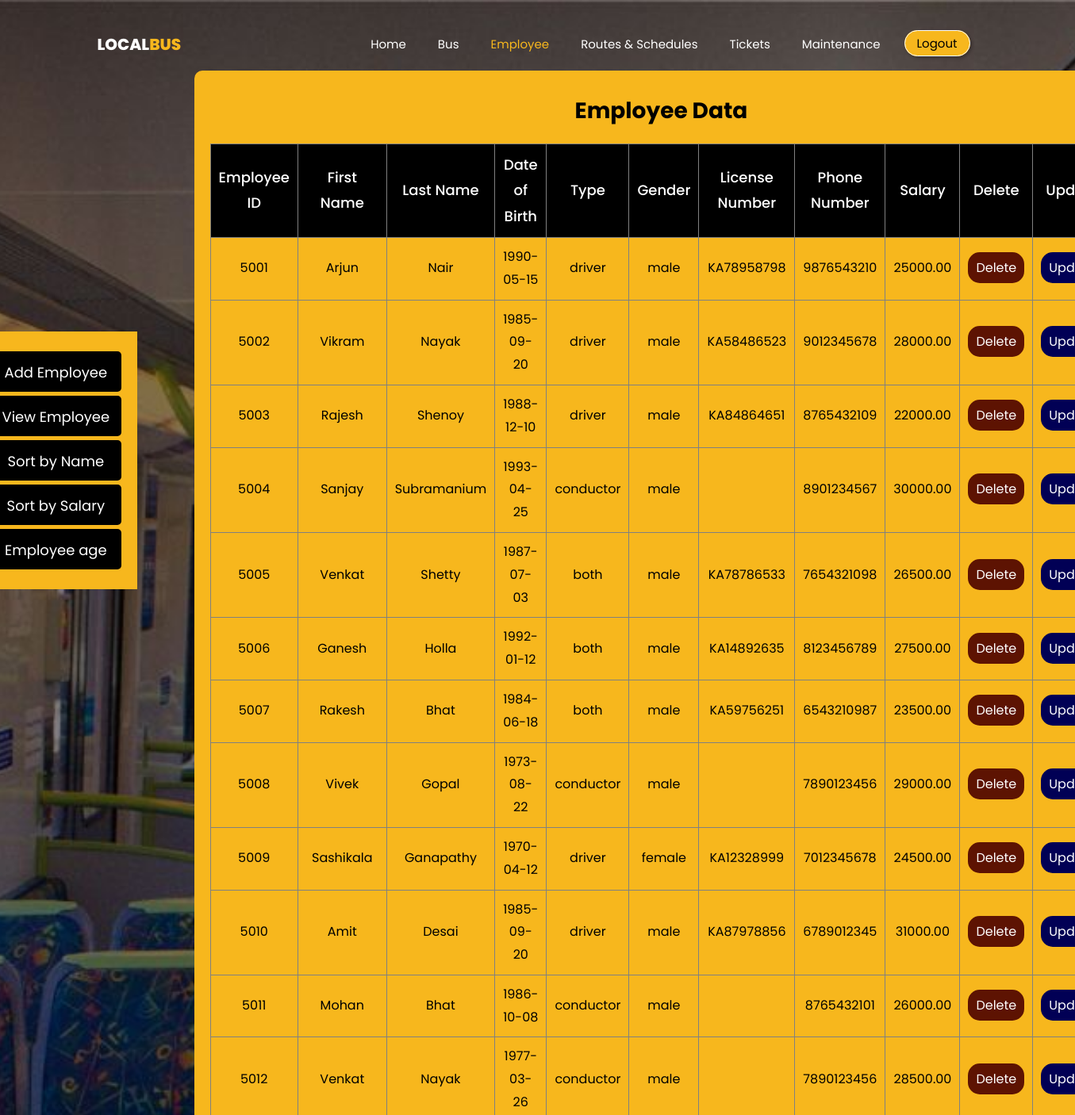
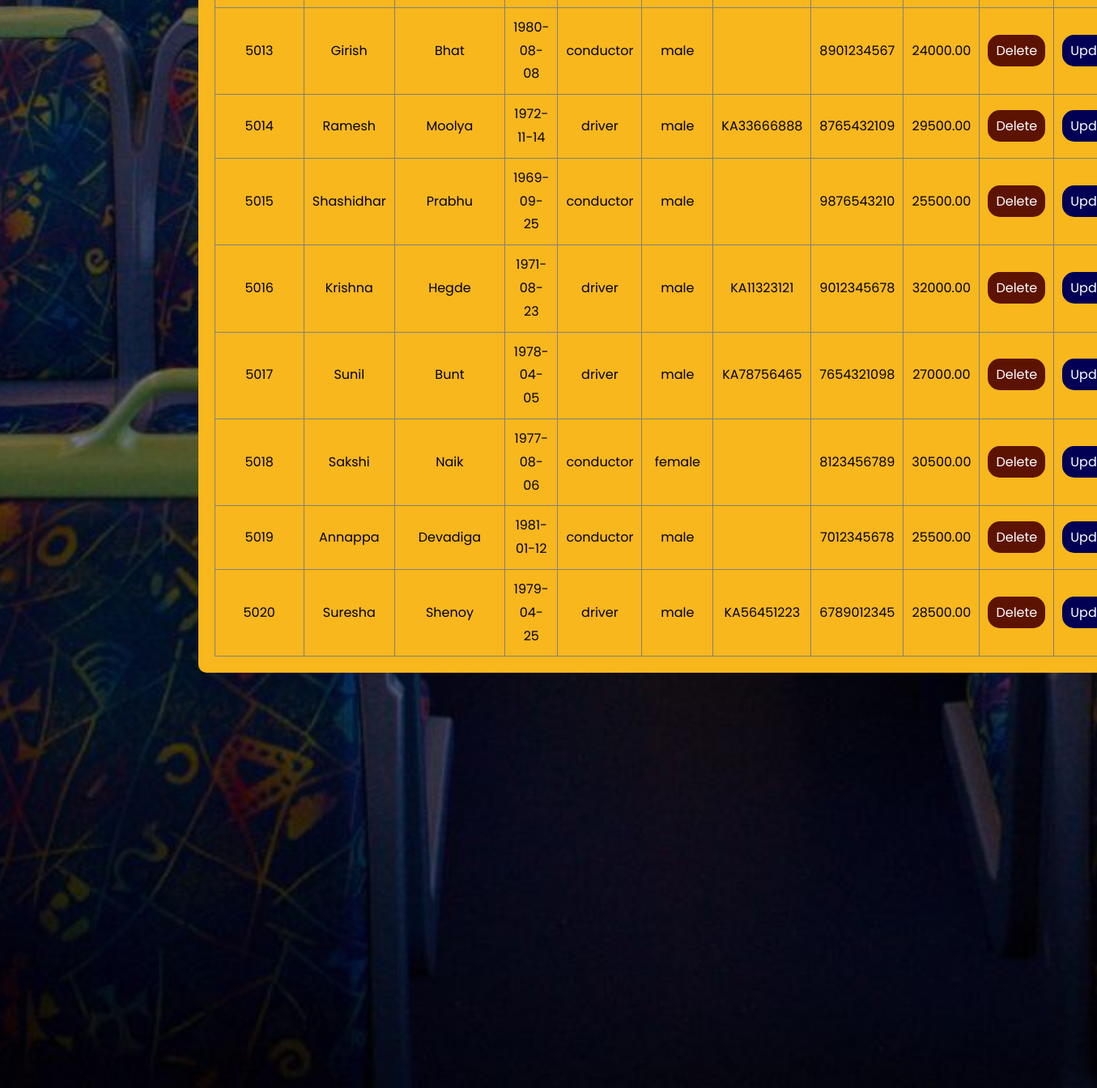
The app's page /view_employee.php (signed in) with its own data (2 pictures, top to bottom).
### tables this page shows
CREATE TABLE `employee` (
  `emp_id` int(4) NOT NULL,
  `first_name` varchar(50) NOT NULL,
  `last_name` varchar(50) NOT NULL,
  `dob` date NOT NULL,
  `type` varchar(50) NOT NULL,
  `gender` varchar(20) NOT NULL DEFAULT 'male',
  `license_number` varchar(25) NOT NULL,
  `phone_no` varchar(20) NOT NULL,
  `salary` decimal(10,2) NOT NULL DEFAULT 10000.00
);

### view_employee.php (the view, shortened to what this page needs)
<?php
include "connection_details.php";
$sql = "SELECT * FROM employee";
$result = mysqli_query($data, $sql);
?>
<!DOCTYPE html>
<html lang="en">
  <head>
    <link rel="stylesheet" href="css/open-iconic-bootstrap.min.css">
    <link rel="stylesheet" href="css/style.css">
    <link rel="stylesheet" href="css/bmscss.css">
    <link rel="stylesheet" href="css/bms-bus.css">
  </head>
  <body>
	  <nav class="navbar navbar-expand-lg navbar-dark ftco_navbar bg-dark ftco-navbar-light" id="ftco-navbar">
	    <div class="container">
	      <a class="navbar-brand" href="index.html">Local<span>Bus</span></a>
				<div class="collapse navbar-collapse" id="ftco-nav">
	        <ul class="navbar-nav ml-auto">
	          <li class="nav-item"><a href="index.php" class="nav-link">Home</a></li>
	          <li class="nav-item"><a href="bus.php" class="nav-link">Bus</a></li>
	          <li class="nav-item active"><a href="employee.php" class="nav-link">Employee</a></li>
	          <li class="nav-item"><a href="route.php" class="nav-link">Routes & Schedules</a></li>
	          <li class="nav-item"><a href="ticket.php" class="nav-link">Tickets</a></li>
	          <li class="nav-item"><a href="maintenance.php" class="nav-link">Maintenance</a></li>
	        </ul>
	      </div>
        <div>
          <a href="login.php" class="bms-login-btn">Logout</a>
         </div>
	    </div>
	  </nav>
    <div class="hero-wrap" style="background-image: url('images/bg_3.jpg'); height: 2750px !important;" data-stellar-background-ratio="0.5">
      <div class="container">
        <div class="row no-gutters slider-text justify-content-start align-items-center">
          	<aside>
              <ul class="bus-aside-emp">
                <li><a href="add_employee.php">Add Employee</a></li>
                <li><a href="view_employee.php">View Employee</a></li>
                <li><a href="sortby_firstname.php">Sort by Name</a></li>
                <li><a href="sortby_salary.php">Sort by Salary</a></li>
                <li><a href="employee_age.php">Employee age</a></li>
              </ul>
            </aside>
            <div class="side-text-viewempdata">
           <h3>Employee Data</h3>
           <table border="1.5px">
            <tr>
              <th class="table_th">Employee ID</th>
              <th class="table_th">First Name</th>
              <th class="table_th">Last Name</th>
              <th class="table_th">Date of Birth</th>
              <th class="table_th">Type</th>
              <th class="table_th">Gender</th>
              <th class="table_th">License Number</th>
              <th class="table_th">Phone Number</th>
              <th class="table_th">Salary</th>
              <th class="table_th">Delete</th>
              <th class="table_th">Update</th>
            </tr>
            <?php
            while($info = $result -> fetch_assoc()){
            ?>
              <tr>
                <td class="table_td"><?php echo "{$info['emp_id']}"; ?></td>
                <td class="table_td"><?php echo "{$info['first_name']}"; ?></td>
                <td class="table_td"><?php echo "{$info['last_name']}"; ?></td>
                <td class="table_td"><?php echo "{$info['dob']}"; ?></td>
                <td class="table_td"><?php echo "{$info['type']}"; ?></td>
                <td class="table_td"><?php echo "{$info['gender']}"; ?></td>
                <td class="table_td"><?php echo "{$info['license_number']}"; ?></td>
                <td class="table_td"><?php echo "{$info['phone_no']}"; ?></td>
                <td class="table_td"><?php echo "{$info['salary']}"; ?></td>
                <td class="table_td"><?php echo "<a onClick=\"javascript:return confirm('Do you want to delete this record?')\" style='color:white; background-color:#5d1302; padding:8px 10px 8px 10px; border-radius:15px;' href = 'delete_emp.php?empid={$info['emp_id']}'>Delete</a>"; ?></td>
                <td class="table_td"><?php echo "<a href='update_emp.php?empid={$info['emp_id']}' style='color:white; background-color:#010055; padding:8px 10px 8px 10px; border-radius:15px;'>Update</a>"; ?></td>
            </tr>
            <?php
            }
            ?>
           </table>
          </div>
        </div>
      </div>
    </div>
  </body>
</html>

### css/bmscss.css (style rules this page uses)
.bms-login-btn { background-color:#f7b71d; color: black; border: 1px solid white; border-radius: 25px; font-size: 15px; font-family: "Poppins", sans-serif; text-align: center; cursor: pointer; box-shadow: 2px 2px 4px rgba(0, 0, 0, 0.3); transition: background-color 0.3s, color 0.3s; outline: none; margin: 10px 10px 10px 10px; padding: 5px 15px; }

### css/bms-bus.css (style rules this page uses)
body { font-family: "Poppins", sans-serif; color: green; }
h3 { color: rgb(0, 0, 0); text-align: center; padding-top: 10px; margin-bottom: 20px; font-weight: bold; }
table { width: 80%; margin: auto; text-align: center; }
.table_th { padding: 10px; font-size: 18px; color: white; font-weight: 500; background-color: black; }
.table_td { padding: 10px; color: black; }
.side-text-viewempdata { display: flex; flex-direction: column; background-color: #f7b71d; width: 110%; margin: auto; margin-left: 11%; padding: auto; padding: 20px; margin-top: 8%; border-radius: 10px; text-align:center; }
.bus-aside-emp { background-color: #f7b71d; margin-top: 418px !important; padding: 20px; position: absolute; margin-left: -155px; text-align: center; }
.bus-aside-emp li { list-style: none; font-size: 20px; padding-bottom: 7.5px; padding-top: 7.5px; border-radius: 5px; background-color: black; padding-left: 15px; padding-right: 15px; margin-top: 5px; margin-bottom: 5px; transition: background-color 0.3s ease; }
.bus-aside-emp a { color: rgb(255, 255, 255); font-size: 18px; transition: color 0.3s ease; }
.hero-wrap { height : 1000px !important; }

### records on screen
employee: emp_id "5001", first_name "Arjun", last_name "Nair", dob "1990-05-15", type "driver", gender "male", license_number "KA78958798", phone_no "9876543210", salary "25000.00"
employee: emp_id "5002", first_name "Vikram", last_name "Nayak", dob "1985-09-20", type "driver", gender "male", license_number "KA58486523", phone_no "9012345678", salary "28000.00"
employee: emp_id "5003", first_name "Rajesh", last_name "Shenoy", dob "1988-12-10", type "driver", gender "male", license_number "KA84864651", phone_no "8765432109", salary "22000.00"
employee: emp_id "5004", first_name "Sanjay", last_name "Subramanium", dob "1993-04-25", type "conductor", gender "male", phone_no "8901234567", salary "30000.00"
employee: emp_id "5005", first_name "Venkat", last_name "Shetty", dob "1987-07-03", type "both", gender "male", license_number "KA78786533", phone_no "7654321098", salary "26500.00"
employee: emp_id "5006", first_name "Ganesh", last_name "Holla", dob "1992-01-12", type "both", gender "male", license_number "KA14892635", phone_no "8123456789", salary "27500.00"
employee: emp_id "5007", first_name "Rakesh", last_name "Bhat", dob "1984-06-18", type "both", gender "male", license_number "KA59756251", phone_no "6543210987", salary "23500.00"
employee: emp_id "5008", first_name "Vivek", last_name "Gopal", dob "1973-08-22", type "conductor", gender "male", phone_no "7890123456", salary "29000.00"
employee: emp_id "5009", first_name "Sashikala", last_name "Ganapathy", dob "1970-04-12", type "driver", gender "female", license_number "KA12328999", phone_no "7012345678", salary "24500.00"
employee: emp_id "5010", first_name "Amit", last_name "Desai", dob "1985-09-20", type "driver", gender "male", license_number "KA87978856", phone_no "6789012345", salary "31000.00"
employee: emp_id "5011", first_name "Mohan", last_name "Bhat", dob "1986-10-08", type "conductor", gender "male", phone_no "8765432101", salary "26000.00"
employee: emp_id "5012", first_name "Venkat", last_name "Nayak", dob "1977-03-26", type "conductor", gender "male", phone_no "7890123456", salary "28500.00"
employee: emp_id "5013", first_name "Girish", last_name "Bhat", dob "1980-08-08", type "conductor", gender "male", phone_no "8901234567", salary "24000.00"
employee: emp_id "5014", first_name "Ramesh", last_name "Moolya", dob "1972-11-14", type "driver", gender "male", license_number "KA33666888", phone_no "8765432109", salary "29500.00"
employee: emp_id "5015", first_name "Shashidhar", last_name "Prabhu", dob "1969-09-25", type "conductor", gender "male", phone_no "9876543210", salary "25500.00"
employee: emp_id "5016", first_name "Krishna", last_name "Hegde", dob "1971-08-23", type "driver", gender "male", license_number "KA11323121", phone_no "9012345678", salary "32000.00"
employee: emp_id "5017", first_name "Sunil", last_name "Bunt", dob "1978-04-05", type "driver", gender "male", license_number "KA78756465", phone_no "7654321098", salary "27000.00"
employee: emp_id "5018", first_name "Sakshi", last_name "Naik", dob "1977-08-06", type "conductor", gender "female", phone_no "8123456789", salary "30500.00"
employee: emp_id "5019", first_name "Annappa", last_name "Devadiga", dob "1981-01-12", type "conductor", gender "male", phone_no "7012345678", salary "25500.00"
employee: emp_id "5020", first_name "Suresha", last_name "Shenoy", dob "1979-04-25", type "driver", gender "male", license_number "KA56451223", phone_no "6789012345", salary "28500.00"
